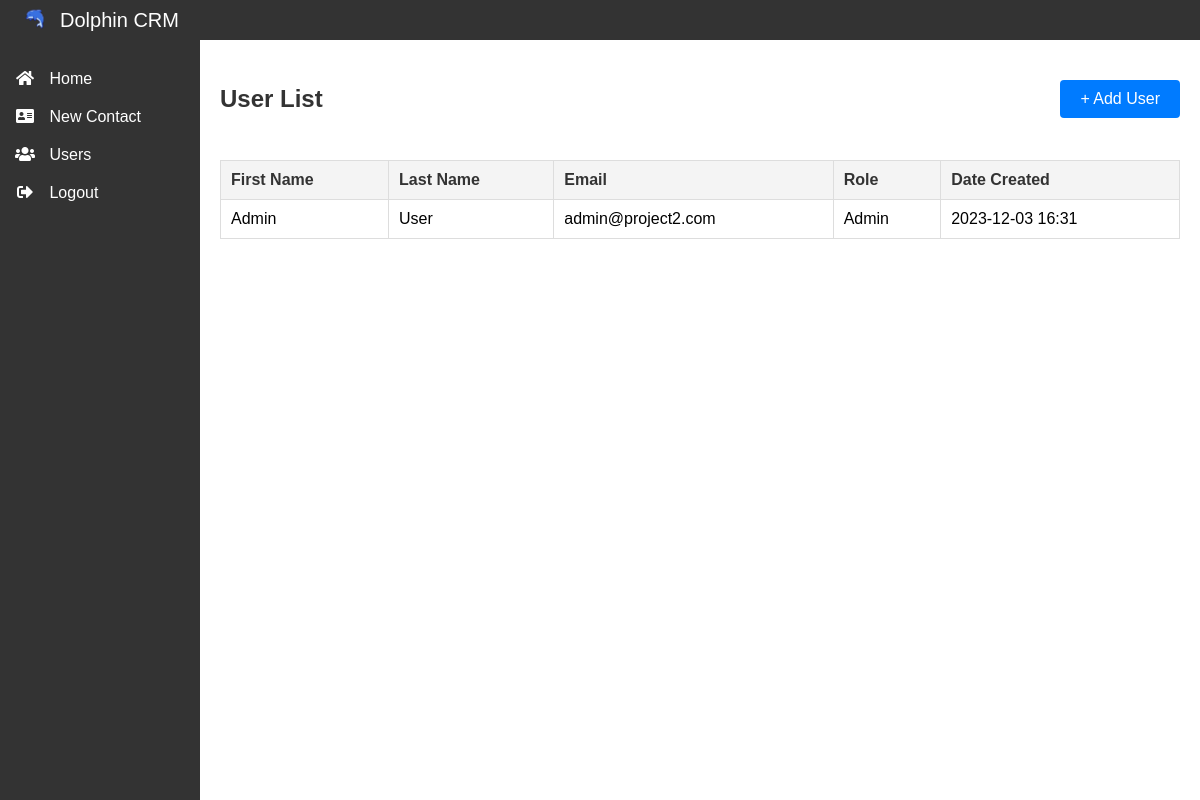
The page /user_list.php (signed in) on the database its author committed.
### tables this page shows
CREATE TABLE IF NOT EXISTS Users (
    id INTEGER PRIMARY KEY AUTO_INCREMENT,
    firstname VARCHAR(255),
    lastname VARCHAR(255),
    password VARCHAR(255),
    email VARCHAR(255),
    role VARCHAR(255),
    created_at DATETIME
);

### user_list.php (the view, shortened to what this page needs)
<!DOCTYPE html>
<html lang="en">
<head>
    <link rel="stylesheet" href="assets/css/user_list_styles.css">
    <link rel="stylesheet" href="https://cdnjs.cloudflare.com/ajax/libs/font-awesome/5.15.3/css/all.min.css">
</head>
<body>
<div id="top-bar">
    <div class="logo-container">
        <img src="assets/images/dolphin.png" alt="Dolphin CRM Logo" class="logo">
        <span class="top-bar-title">Dolphin CRM</span>
    </div>
</div>
    <div class="side-panel">
        <ul class="sidebar-menu">
            <li><a href="dashboard.php"><i class="fas fa-home"></i> Home</a></li>
            <li><a href="new_contact.php"><i class="fas fa-address-card"></i> New Contact</a></li>
            <li class="active"><a href="user_list.php"><i class="fas fa-users"></i> Users</a></li>
            <li><a href="logout.php"><i class="fas fa-sign-out-alt"></i> Logout</a></li>
        </ul>
    </div>
<div class="fixed-header">
    <h2>User List</h2>
    <button type="button" class="add-user-button" onclick="location.href='new_user.php'">+ Add User</button>
</div>
<div class="scrollable-table">
    <div class="user-table">
        <table>
            <thead>
                <tr>
                    <th>First Name</th>
                    <th>Last Name</th>
                    <th>Email</th>
                    <th>Role</th>
                    <th>Date Created</th>
                </tr>
            </thead>
            <tbody>
                <?php
                    require 'db.php';
                    $sql = "SELECT firstname, lastname, email, role, DATE_FORMAT(created_at, '%Y-%m-%d %H:%i') as created_at FROM users";
                    $result = $conn->query($sql);
                    if ($result && $result->num_rows > 0) {
                        while($row = $result->fetch_assoc()) {
                            echo "<tr>";
                            echo "<td>" . htmlspecialchars($row["firstname"]) . "</td>";
                            echo "<td>" . htmlspecialchars($row["lastname"]) . "</td>";
                            echo "<td>" . htmlspecialchars($row["email"]) . "</td>";
                            echo "<td>" . htmlspecialchars($row["role"]) . "</td>";
                            echo "<td>" . htmlspecialchars($row["created_at"]) . "</td>";
                            echo "</tr>";
                        }
                    } else {
                        echo "<tr><td colspan='4'>No users found</td></tr>";
                    }
                ?>
            </tbody>
        </table>
    </div>
    </div>
</body>
</html>

### assets/css/user_list_styles.css (style rules this page uses)
body { font-family: 'Arial', sans-serif; background: #f4f4f4; margin: 0; padding-top: 40px; }
#top-bar { background-color: #333; color: white; height: 40px; width: 100%; position: fixed; top: 0; left: 0; z-index: 1000; display: flex; align-items: center; padding: 0 20px; }
.logo-container { display: flex; align-items: center; }
.logo-container .logo { height: 30px; margin-right: 10px; }
.logo-container .top-bar-title { font-size: 20px; }
.side-panel { background: #333; width: 200px; height: calc(100vh - 60px); float: left; padding-top: 20px; }
.sidebar-menu { list-style-type: none; padding: 0; margin: 0; }
.sidebar-menu li a { color: white; text-decoration: none; padding: 10px 15px; display: block; transition: all 0.3s ease; }
.sidebar-menu li a i { margin-right: 10px; }
.sidebar-menu li i { width: 20px; min-width: 20px; text-align: center; margin-right: 8px; }
.user-table { margin-left: 200px; padding: 20px; background: #fff; overflow-y: auto; height: calc(100vh - 180px); }
.user-table table { width: 100%; border-collapse: collapse; margin-bottom: 20px; }
.user-table th { text-align: left; background-color: #f4f4f4; color: #333; padding: 10px; border: 1px solid #ddd; }
.user-table td { padding: 10px; border: 1px solid #ddd; }
.add-user-button { background-color: #007bff; color: white; border: none; padding: 10px 20px; border-radius: 4px; cursor: pointer; font-size: 16px; float: right; margin: 20px 0; }
.fixed-header { margin-left: 0; padding: 20px; background: #fff; position: fixed; top: 0; right: 0; left: 200px; z-index: 10; display: flex; justify-content: space-between; align-items: center; padding-top: 60px; color: #333; }
.scrollable-table { margin-top: 100px; }

### rows shown on the page
users: firstname "Admin", lastname "User", email "admin@project2.com", role "Admin", created_at "2023-12-03 16:31"
